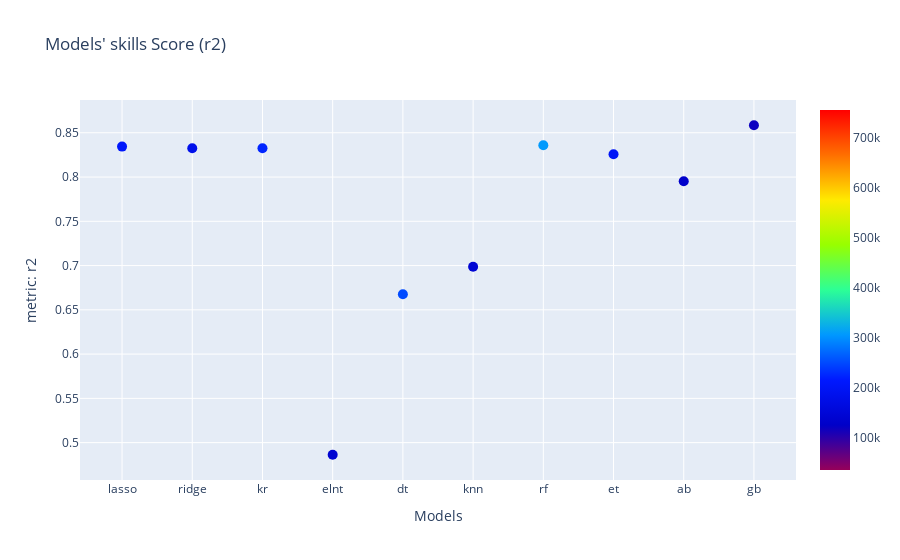

The notebook cell this image was saved under:
### Markdown cell above
**Model Selection**

### Code cell
# Models

linear = LinearRegression()
lasso = Lasso()
ridge = Ridge()
kr = KernelRidge()
elnt = ElasticNet()
dt = DecisionTreeRegressor()
svm = SVR()
knn = KNeighborsRegressor()
rf = RandomForestRegressor()
et = ExtraTreesRegressor()
ab = AdaBoostRegressor()
gb = GradientBoostingRegressor()

selected_features_skb=sk_best_slk_feas["feature"]
selected_features_rfe=rfe_slct_fea["feature"]

'''Calculate cross validation score of differnt models and plot them.'''
models = [lasso, ridge, kr, elnt, dt, knn, rf, et, ab, gb]
models_name=['LinearRegression', 'Lasso', 'Ridge','KernelRidge' ,'ElasticNet', 'DecisionTreeRegressor', 'KNeighborsRegressor'
             'RandomForestRegressor', 'ExtraTreesRegressor', 'AdaBoostRegressor', 'GradientBoostingRegressor']
     

# scoring = {'MEA': 'neg_mean_absolute_error', 'R2': 'r2', 'RMSE': 'neg_mean_squared_error'}
scoring=['explained_variance','r2', 'neg_root_mean_squared_error', 'neg_mean_absolute_error']
scoring_names=['explained_variance','R2_score','RMSE', 'MEA']

# Outlier Detection and Removal 

outlier_removal_model=OneClassSVM()
yhat=outlier_removal_model.fit_predict(S_X[selected_features_skb])
mask=yhat!=-1
masked_X_train, masked_y= S_X[mask], y[mask]


def cross_validate1(model, scoring):
    
    score= cross_validate(model, masked_X_train, masked_y, cv=5, return_train_score=True, n_jobs = -1, scoring = scoring)
    return score

'''Calculate cross validation score of differnt models and plot them.'''

cross_val_scores = []

result=pd.DataFrame(index=models_name, columns=scoring_names)
for model in range(len(models)):
    cross_val_result=cross_validate1(models[model], scoring)
    result.loc[models_name[model]]['explained_variance']=cross_val_result['test_explained_variance'].mean()
    result.loc[models_name[model]]['R2_score']=cross_val_result['test_r2'].mean()
    result.loc[models_name[model]]['RMSE']=np.round(-1*cross_val_result['test_neg_root_mean_squared_error'].mean(), 5)
    result.loc[models_name[model]]['MEA']=np.round(-1*cross_val_result['test_neg_mean_absolute_error'].mean(), 5)

display(result)
    
# Plotting scores
    
def plot_scores(d_x, d_y, title, x_axis, y_axis, size, c_scale):
    trace = go.Scatter(
    x = d_x,
    y = d_y,
    mode = 'markers',
    marker = dict(color = y, size = size, showscale = True, colorscale = c_scale))
    layout = go.Layout(hovermode= 'closest', title = title, xaxis = dict(title = x_axis), yaxis = dict(title = y_axis))
    fig = go.Figure(data = [trace], layout = layout)
    return iplot(fig)

train_test_score = pd.DataFrame(data = result, columns = ['R2_score'])
train_test_score.index = ['lasso', 'ridge', 'kr', 'elnt', 'dt', 'knn', 'rf', 'et', 'ab', 'gb']
train_test_score = train_test_score.round(5)
d_x = train_test_score.index
d_y = train_test_score['R2_score']
title = "Models' skills Score (r2) "
plot_scores(d_x, d_y, title, 'Models','metric: r2', 10, 'Rainbow')

### Figure 1 — Plotly figure (JSON) as saved in the notebook; plotly's stock layout.template omitted (floating-point values rounded to 4 significant figures; data arrays with more than 128 entries replaced by an {"elided": "..."} marker saying what was removed)
{"data": [{"marker": {"color": {"elided": "1460 int values"}, "colorscale": [[0, "rgb(150,0,90)"], [0.125, "rgb(0,0,200)"], [0.25, "rgb(0,25,255)"], [0.375, "rgb(0,152,255)"], [0.5, "rgb(44,255,150)"], [0.625, "rgb(151,255,0)"], [0.75, "rgb(255,234,0)"], [0.875, "rgb(255,111,0)"], [1, "rgb(255,0,0)"]], "showscale": true, "size": 10}, "mode": "markers", "type": "scatter", "x": ["lasso", "ridge", "kr", "elnt", "dt", "knn", "rf", "et", "ab", "gb"], "y": [0.8344, 0.8325, 0.8325, 0.4863, 0.6675, 0.6986, 0.8358, 0.8257, 0.7952, 0.8585]}], "layout": {"hovermode": "closest", "title": {"text": "Models' skills Score (r2) "}, "xaxis": {"title": {"text": "Models"}}, "yaxis": {"title": {"text": "metric: r2"}}}}
